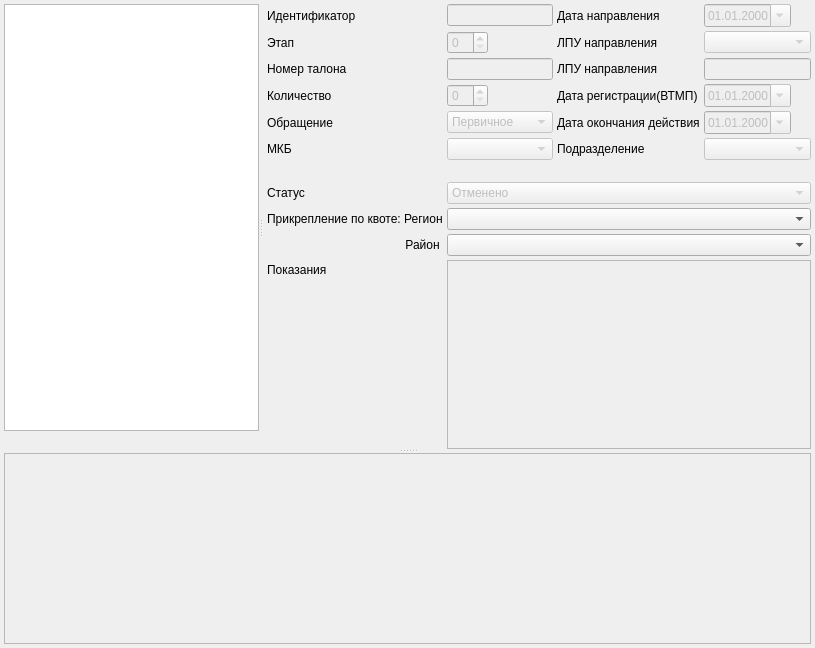
      <widget class="QWidget" name="tabQuoting">
       <attribute name="title">
        <string>&amp;Квоты</string>
       </attribute>
       <layout class="QVBoxLayout" name="verticalLayout_2">
        <property name="spacing">
         <number>4</number>
        </property>
        <property name="margin">
         <number>4</number>
        </property>
        <item>
         <widget class="QSplitter" name="splitter_4">
          <property name="orientation">
           <enum>Qt::Vertical</enum>
          </property>
          <property name="childrenCollapsible">
           <bool>false</bool>
          </property>
          <widget class="QSplitter" name="splitter_3">
           <property name="orientation">
            <enum>Qt::Horizontal</enum>
           </property>
           <property name="childrenCollapsible">
            <bool>false</bool>
           </property>
           <widget class="QWidget" name="grpQuotingList" native="true">
            <property name="minimumSize">
             <size>
              <width>0</width>
              <height>0</height>
             </size>
            </property>
            <layout class="QVBoxLayout" name="verticalLayout_3">
             <property name="spacing">
              <number>4</number>
             </property>
             <property name="margin">
              <number>0</number>
             </property>
             <item>
              <widget class="CInDocTableView" name="tblClientQuoting">
               <property name="selectionBehavior">
                <enum>QAbstractItemView::SelectRows</enum>
               </property>
              </widget>
             </item>
             <item>
              <widget class="QLabel" name="lblInfo">
               <property name="text">
                <string/>
               </property>
              </widget>
             </item>
            </layout>
           </widget>
           <widget class="QWidget" name="grpQuotingDetails" native="true">
            <layout class="QGridLayout" name="gridLayout_6">
             <property name="leftMargin">
              <number>4</number>
             </property>
             <property name="topMargin">
              <number>0</number>
             </property>
             <property name="rightMargin">
              <number>0</number>
             </property>
             <property name="bottomMargin">
              <number>0</number>
             </property>
             <property name="spacing">
              <number>4</number>
             </property>
             <item row="9" column="2" colspan="3">
              <widget class="CKladrOkatoComboBox" name="cmbQuotaDistrictKladr"/>
             </item>
             <item row="0" column="0">
              <widget class="QLabel" name="lblQuotaIdentifier">
               <property name="text">
                <string>Идентификатор</string>
               </property>
               <property name="buddy">
                <cstring>edtQuotaIdentifier</cstring>
               </property>
              </widget>
             </item>
             <item row="0" column="2">
              <widget class="QLineEdit" name="edtQuotaIdentifier">
               <property name="enabled">
                <bool>false</bool>
               </property>
              </widget>
             </item>
             <item row="0" column="3">
              <widget class="QLabel" name="lblQuotaDirectionDate">
               <property name="text">
                <string>Дата направления</string>
               </property>
               <property name="buddy">
                <cstring>edtQuotaDirectionDate</cstring>
               </property>
              </widget>
             </item>
             <item row="0" column="4">
              <widget class="CDateEdit" name="edtQuotaDirectionDate">
               <property name="enabled">
                <bool>false</bool>
               </property>
               <property name="sizePolicy">
                <sizepolicy hsizetype="Maximum" vsizetype="Fixed">
                 <horstretch>0</horstretch>
                 <verstretch>0</verstretch>
                </sizepolicy>
               </property>
               <property name="date">
                <date>
                 <year>2000</year>
                 <month>1</month>
                 <day>1</day>
                </date>
               </property>
               <property name="displayFormat">
                <string>dd.MM.yyyy</string>
               </property>
               <property name="calendarPopup">
                <bool>true</bool>
               </property>
              </widget>
             </item>
             <item row="1" column="0">
              <widget class="QLabel" name="lblQuotaStage">
               <property name="text">
                <string>Этап</string>
               </property>
               <property name="buddy">
                <cstring>edtQuotaStage</cstring>
               </property>
              </widget>
             </item>
             <item row="1" column="2">
              <widget class="QSpinBox" name="edtQuotaStage">
               <property name="enabled">
                <bool>false</bool>
               </property>
               <property name="sizePolicy">
                <sizepolicy hsizetype="Maximum" vsizetype="Fixed">
                 <horstretch>0</horstretch>
                 <verstretch>0</verstretch>
                </sizepolicy>
               </property>
              </widget>
             </item>
             <item row="1" column="3">
              <widget class="QLabel" name="lblQuotaLPUOrg_id">
               <property name="text">
                <string>ЛПУ направления</string>
               </property>
               <property name="buddy">
                <cstring>cmbQuotaLPU</cstring>
               </property>
              </widget>
             </item>
             <item row="1" column="4">
              <widget class="CPolyclinicComboBox" name="cmbQuotaLPU">
               <property name="enabled">
                <bool>false</bool>
               </property>
              </widget>
             </item>
             <item row="2" column="0">
              <widget class="QLabel" name="lblQuotaTicket">
               <property name="text">
                <string>Номер талона</string>
               </property>
               <property name="buddy">
                <cstring>edtQuotaTicket</cstring>
               </property>
              </widget>
             </item>
             <item row="2" column="2">
              <widget class="QLineEdit" name="edtQuotaTicket">
               <property name="enabled">
                <bool>false</bool>
               </property>
              </widget>
             </item>
             <item row="2" column="3">
              <widget class="QLabel" name="lblQuotaLPUFreeInput">
               <property name="text">
                <string>ЛПУ направления</string>
               </property>
               <property name="buddy">
                <cstring>edtQuotaLPUFreeInput</cstring>
               </property>
              </widget>
             </item>
             <item row="2" column="4">
              <widget class="QLineEdit" name="edtQuotaLPUFreeInput">
               <property name="enabled">
                <bool>false</bool>
               </property>
              </widget>
             </item>
             <item row="3" column="0">
              <widget class="QLabel" name="lblQuotaAmount">
               <property name="text">
                <string>Количество</string>
               </property>
               <property name="buddy">
                <cstring>edtQuotaAmount</cstring>
               </property>
              </widget>
             </item>
             <item row="3" column="2">
              <widget class="QSpinBox" name="edtQuotaAmount">
               <property name="enabled">
                <bool>false</bool>
               </property>
               <property name="sizePolicy">
                <sizepolicy hsizetype="Maximum" vsizetype="Fixed">
                 <horstretch>0</horstretch>
                 <verstretch>0</verstretch>
                </sizepolicy>
               </property>
              </widget>
             </item>
             <item row="3" column="3">
              <widget class="QLabel" name="lblQuotaDateRegistration">
               <property name="text">
                <string>Дата регистрации(ВТМП)</string>
               </property>
               <property name="buddy">
                <cstring>edtQuotaDateRegistration</cstring>
               </property>
              </widget>
             </item>
             <item row="3" column="4">
              <widget class="CDateEdit" name="edtQuotaDateRegistration">
               <property name="enabled">
                <bool>false</bool>
               </property>
               <property name="sizePolicy">
                <sizepolicy hsizetype="Maximum" vsizetype="Fixed">
                 <horstretch>0</horstretch>
                 <verstretch>0</verstretch>
                </sizepolicy>
               </property>
               <property name="displayFormat">
                <string>dd.MM.yyyy</string>
               </property>
               <property name="calendarPopup">
                <bool>true</bool>
               </property>
              </widget>
             </item>
             <item row="4" column="0">
              <widget class="QLabel" name="lblQuotaRequest">
               <property name="text">
                <string>Обращение</string>
               </property>
               <property name="buddy">
                <cstring>cmbQuotaRequest</cstring>
               </property>
              </widget>
             </item>
             <item row="4" column="2">
              <widget class="QComboBox" name="cmbQuotaRequest">
               <property name="enabled">
                <bool>false</bool>
               </property>
               <property name="sizePolicy">
                <sizepolicy hsizetype="Minimum" vsizetype="Fixed">
                 <horstretch>0</horstretch>
                 <verstretch>0</verstretch>
                </sizepolicy>
               </property>
               <item>
                <property name="text">
                 <string>Первичное</string>
                </property>
               </item>
               <item>
                <property name="text">
                 <string>Повторное</string>
                </property>
               </item>
              </widget>
             </item>
             <item row="4" column="3">
              <widget class="QLabel" name="lblQuotaDateEnd">
               <property name="text">
                <string>Дата окончания действия</string>
               </property>
               <property name="buddy">
                <cstring>edtQuotaDateEnd</cstring>
               </property>
              </widget>
             </item>
             <item row="4" column="4">
              <widget class="CDateEdit" name="edtQuotaDateEnd">
               <property name="enabled">
                <bool>false</bool>
               </property>
               <property name="sizePolicy">
                <sizepolicy hsizetype="Maximum" vsizetype="Fixed">
                 <horstretch>0</horstretch>
                 <verstretch>0</verstretch>
                </sizepolicy>
               </property>
               <property name="displayFormat">
                <string>dd.MM.yyyy</string>
               </property>
               <property name="calendarPopup">
                <bool>true</bool>
               </property>
              </widget>
             </item>
             <item row="5" column="0">
              <widget class="QLabel" name="lblQuotaMKB">
               <property name="text">
                <string>МКБ</string>
               </property>
               <property name="buddy">
                <cstring>cmbQuotaMKB</cstring>
               </property>
              </widget>
             </item>
             <item row="5" column="2">
              <widget class="CICDCodeEditEx" name="cmbQuotaMKB">
               <property name="enabled">
                <bool>false</bool>
               </property>
              </widget>
             </item>
             <item row="5" column="3">
              <widget class="QLabel" name="lblQuotaOrgStructure">
               <property name="text">
                <string>Подразделение</string>
               </property>
               <property name="buddy">
                <cstring>cmbQuotaOrgStructure</cstring>
               </property>
              </widget>
             </item>
             <item row="5" column="4">
              <widget class="COrgStructureComboBox" name="cmbQuotaOrgStructure">
               <property name="enabled">
                <bool>false</bool>
               </property>
              </widget>
             </item>
             <item row="6" column="2" colspan="3">
              <widget class="QLabel" name="lblMKBText">
               <property name="frameShape">
                <enum>QFrame::NoFrame</enum>
               </property>
               <property name="frameShadow">
                <enum>QFrame::Sunken</enum>
               </property>
               <property name="text">
                <string/>
               </property>
              </widget>
             </item>
             <item row="7" column="2" colspan="3">
              <widget class="QComboBox" name="cmbQuotaStatus">
               <property name="enabled">
                <bool>false</bool>
               </property>
               <property name="sizePolicy">
                <sizepolicy hsizetype="Minimum" vsizetype="Fixed">
                 <horstretch>0</horstretch>
                 <verstretch>0</verstretch>
                </sizepolicy>
               </property>
               <property name="maximumSize">
                <size>
                 <width>16777215</width>
                 <height>16777215</height>
                </size>
               </property>
               <item>
                <property name="text">
                 <string>Отменено</string>
                </property>
               </item>
               <item>
                <property name="text">
                 <string>Ожидание</string>
                </property>
               </item>
               <item>
                <property name="text">
                 <string>Активный талон</string>
                </property>
               </item>
               <item>
                <property name="text">
                 <string>Талон для заполнения</string>
                </property>
               </item>
               <item>
                <property name="text">
                 <string>Заблокированный талон</string>
                </property>
               </item>
               <item>
                <property name="text">
                 <string>Отказано</string>
                </property>
               </item>
               <item>
                <property name="text">
                 <string>Необходимо согласовать дату обслуживания</string>
                </property>
               </item>
               <item>
                <property name="text">
                 <string>Дата обслуживания на согласовании</string>
                </property>
               </item>
               <item>
                <property name="text">
                 <string>Дата обслуживания согласована</string>
                </property>
               </item>
               <item>
                <property name="text">
                 <string>Пролечен</string>
                </property>
               </item>
               <item>
                <property name="text">
                 <string>Обслуживание отложено</string>
                </property>
               </item>
               <item>
                <property name="text">
                 <string>Отказ пациента</string>
                </property>
               </item>
               <item>
                <property name="text">
                 <string>Импортировано из ВТМП</string>
                </property>
               </item>
              </widget>
             </item>
             <item row="10" column="0">
              <widget class="QLabel" name="lblQuotaStatement">
               <property name="minimumSize">
                <size>
                 <width>0</width>
                 <height>20</height>
                </size>
               </property>
               <property name="text">
                <string>Показания</string>
               </property>
               <property name="buddy">
                <cstring>edtQuotaStatment</cstring>
               </property>
              </widget>
             </item>
             <item row="11" column="0">
              <spacer name="verticalSpacer">
               <property name="orientation">
                <enum>Qt::Vertical</enum>
               </property>
               <property name="sizeHint" stdset="0">
                <size>
                 <width>20</width>
                 <height>40</height>
                </size>
               </property>
              </spacer>
             </item>
             <item row="10" column="2" rowspan="2" colspan="3">
              <widget class="QTextEdit" name="edtQuotaStatment">
               <property name="enabled">
                <bool>false</bool>
               </property>
              </widget>
             </item>
             <item row="8" column="2" colspan="3">
              <widget class="CMainRegionsKLADRComboBox" name="cmbQuotaKladr"/>
             </item>
             <item row="7" column="0" colspan="2">
              <widget class="QLabel" name="lblQuotaStatus">
               <property name="text">
                <string>Статус</string>
               </property>
               <property name="buddy">
                <cstring>cmbQuotaStatus</cstring>
               </property>
              </widget>
             </item>
             <item row="9" column="0" colspan="2">
              <widget class="QLabel" name="lblQuotaOKATO">
               <property name="text">
                <string>Район </string>
               </property>
               <property name="alignment">
                <set>Qt::AlignRight|Qt::AlignTrailing|Qt::AlignVCenter</set>
               </property>
              </widget>
             </item>
             <item row="8" column="0" colspan="2">
              <widget class="QLabel" name="lblQuotaKladr">
               <property name="text">
                <string>Прикрепление по квоте: Регион</string>
               </property>
              </widget>
             </item>
            </layout>
           </widget>
          </widget>
          <widget class="CTableView" name="tblClientQuotingDiscussion">
           <property name="enabled">
            <bool>false</bool>
           </property>
          </widget>
         </widget>
        </item>
       </layout>
      </widget>
